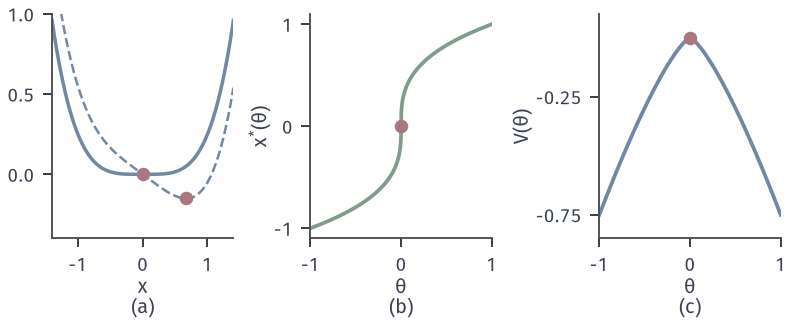

Here is the Python script that generated this plot:
from pathlib import Path
import sys
sys.path.insert(0, str(Path(__file__).resolve().parents[1]/'sens-common'))
from sens_core import *
# min x^4/4-theta*x: x=cbrt(theta), V=-(3/4)|theta|^(4/3).
fig, axs = figure(width_mm=112, height_mm=46, ncols=3)
ax = axs[0]
X = np.linspace(-1.4, 1.4, 301)
ax.plot(X, X**4/4, color=BLUE, lw=1.4); ax.plot(X, X**4/4-.3*X, color=BLUE, lw=1.0, ls='--')
opt_point(ax, (0, 0)); x = .3**(1/3); opt_point(ax, (x, x**4/4-.3*x))
clean(ax, (-1.4, 1.4), (-.4, 1.0), xlabel='$x$', sub='(a)'); ax.set_xticks([-1, 0, 1]); ax.set_yticks([0, .5, 1])
T = np.linspace(-1, 1, 2001); C = np.cbrt(T)
ax = axs[1]; ax.plot(T, C, color=GREEN, lw=1.5); opt_point(ax, (0, 0))
clean(ax, (-1, 1), (-1.1, 1.1), xlabel=r'$\theta$', sub='(b)'); ax.set_ylabel(r'$x^{*}(\theta)$', labelpad=1); ax.set_xticks([-1, 0, 1]); ax.set_yticks([-1, 0, 1])
ax = axs[2]; ax.plot(T, -.75*np.abs(T)**(4/3), color=BLUE, lw=1.5); opt_point(ax, (0, 0))
clean(ax, (-1, 1), (-.85, .1), xlabel=r'$\theta$', sub='(c)'); ax.set_ylabel(r'$V(\theta)$', labelpad=1); ax.set_xticks([-1, 0, 1]); ax.set_yticks([-.75, -.25])
save(fig, Path(__file__).resolve().parent, 'figure', {'x': 'cbrt(theta)', 'V': '-(3/4)|theta|^(4/3)'})
